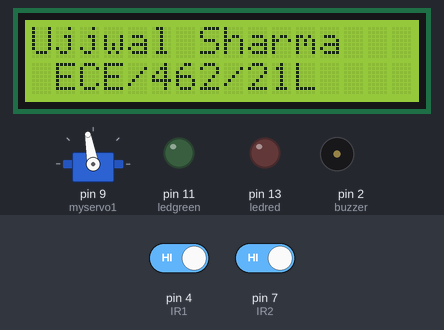
A sketch run on a simulated Arduino Uno, built with avr-gcc and run on an emulated ATmega328P. On the bench: 16×2 character LCD, servo, output pins drawn as LEDs (lit = HIGH), buzzer (waves = sounding). The test bench sets the inputs (shaded band); at power-on: pin 4 (IR1) HIGH, pin 7 (IR2) HIGH.

Above: at 2.2 s.
At 11.4 s:
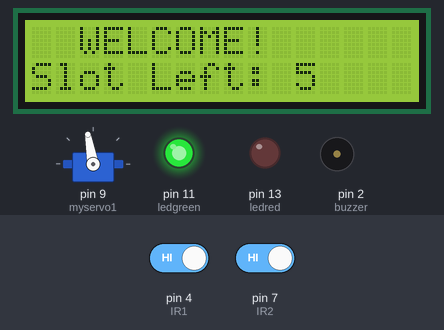
11.5 s: pin 4 (IR1) driven LOW
At 11.9 s:
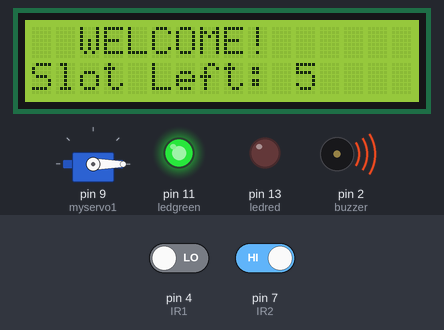
At 12.6 s:
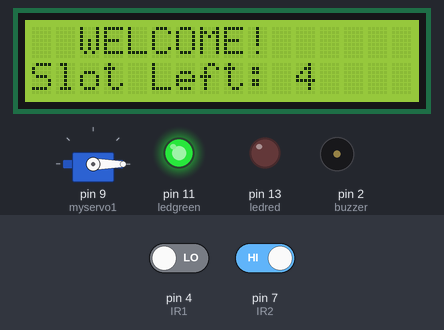
Timing chart, 0 to 14.5 s (numbered marks = the images above; inputs shaded):
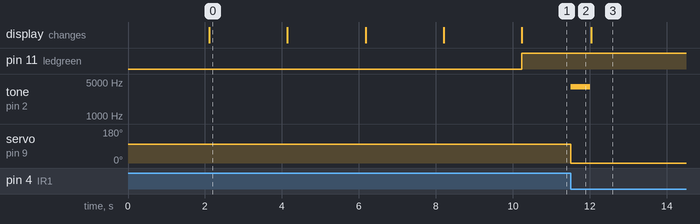

Measured:
- after the input at 11.5 s, tone on pin 2 (buzzer): silent → 4000 Hz at once, → silent 0.50 s later; servo on pin 9 (myservo1): 100° → 0° at once
- what the display in image 0 shows lasts 2.0 s, from 2.1 s to 4.1 s

The sketch:

arduino_prog.ino
```cpp
//ARDUINO (automatic car parking)
//4TH SEMESTER MINI PROJECT [RVS COLLEGE OF ENGINEERING AND TECHNOLOGY]
//BY:- 1, UJJWAL SHARMA
//     2, SUAJN ADHIKARY
//     3, PRACHI SINHA
//     4, NIDHI KUMARI


#include <Wire.h>
#include <LiquidCrystal_I2C.h>
#include <String.h>
LiquidCrystal_I2C lcd(0x27,16,2);
 #include <Servo.h>
 Servo myservo1;
 const int IR1 = 4; // IR Sensor 1
 const int IR2 = 7; // IR Sensor 2
 const int buzzer = 2;
 const int ledred = 13;
 const int ledgreen = 11;
 int Slot = 5;      // Total number of parking Slots
 int flag1 = 0;
 int flag2 = 0;


void displayname(String names, String roll_no){
        lcd.setCursor (0,0);
        lcd.print(names);
        lcd.setCursor (0,1);
        lcd.print(roll_no);
        delay (2000);
        lcd.clear();
}

 void setup()
      {
        lcd.init();
        lcd.backlight();
        pinMode(IR1, INPUT);
        pinMode(IR2, INPUT);
        pinMode(ledred,OUTPUT);
        pinMode(ledgreen,OUTPUT);
        myservo1.attach(9);
        myservo1.write(100);

        String names[4] = {"Ujjwal Sharma", "Sujan Adhikary", "Pranchi Sinha", "Nidhi Kumari"};
        String roll_num[4] = {" ECE/462/21L", " ECE/461/21L", " ECE/582/21L", " ECE/581/21L"};

        displayname("PARKING SYSTEM", "      By  ");
        for(int i=0;i<4;i++){
         displayname(names[i],roll_num[i]);
          }
      }


 void loop()
        {
           if(digitalRead (IR1) == LOW && flag1==0)
                {
                  if(Slot>0)
                       {
                        flag1=1;
                           if(flag2==0)
                                {
                                  myservo1.write(0);
                                  Slot = Slot-1;
                                  //if(digitalRead (IR1) == LOW){tone(buzzer, 3000);} if(digitalRead (IR1) == HIGH){noTone(buzzer);}
                     tone(buzzer, 4000);
                     delay(500);
                     noTone(buzzer);
                                 }
                        }else{
                            lcd.setCursor (0,0);
                            lcd.print("  SORRY :(  ");
                            lcd.setCursor (0,1);
                            lcd.print(" Parking Full ");
                            tone(buzzer, 1000);

                            digitalWrite(ledred, HIGH);
                            digitalWrite(ledgreen,LOW);
                            delay (1000);
                            lcd.clear();
                            if(digitalRead (IR1) == HIGH)
                                    {
                                      noTone(buzzer);
                                    }
                              }
                }
 if(digitalRead (IR2) == LOW && flag2==0){flag2=1;
 if(flag1==0){
  myservo1.write(0);
  digitalWrite(ledred,LOW);
  Slot = Slot+1;
  }
 }
 if(flag1==1 && flag2==1 && digitalRead (IR2) == HIGH){
 delay (1000);
 myservo1.write(100);
 flag1=0, flag2=0;
 }
 lcd.setCursor (0,0);
 lcd.print("  WELCOME!  ");
 lcd.setCursor (0,1);
 lcd.print("Slot Left: ");
 lcd.print(Slot);
 digitalWrite(ledgreen,HIGH);
 }
```
